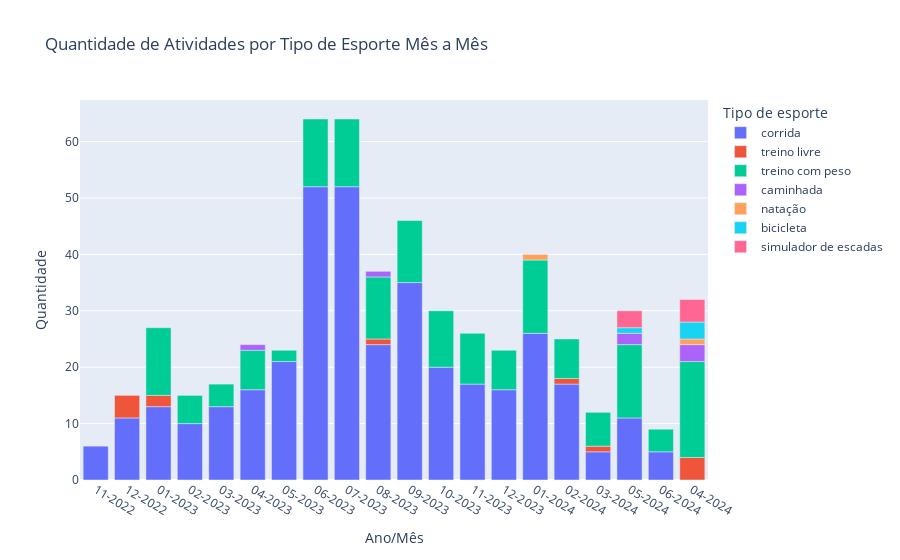

Here is the notebook cell this chart was saved with:
### Markdown cell above
Analisando o gráfico ‘Dias em Movimento Mês à Mês’, podemos observar que o número de dias em movimento varia consideravelmente de um mês para outro. A maioria dos meses está próxima da média de 19 dias, mas há variações significativas.

*   De novembro de 2022 a maio de 2023, os valores estão abaixo da média. Isso pode ser explicado pelo fato de que o indivíduo estava iniciando seus treinos e gradualmente estabelecendo uma rotina.
*   Em junho de 2023, houve uma estabilização, indicando que o hábito de atividade física estava se consolidando.
*   Em março de 2024, houve uma queda acentuada. Isso pode estar relacionado a uma lesão ou algum evento específico.
*   No entanto, em abril de 2024, o indivíduo retomou as atividades e superou a média, alcançando mais de 19 dias em movimento.

### Code cell
# 📅 Quantas atividades por tipo de esporte foram feitas mês a mês?
# Agrupar os dados por 'ano_mes' e 'sport_type'
atividades_por_tipo = df.groupby(['ano_mes', 'sport_type']).size().reset_index(name='Quantidade')
atividades_por_tipo.columns = ["Ano/Mês", "Tipo de esporte", "Quantidade"]

# Ordenar os dados
atividades_por_tipo['Ano/Mês'] = pd.to_datetime(atividades_por_tipo['Ano/Mês'], format='%m-%Y')
atividades_por_tipo.sort_values(by='Ano/Mês', inplace=True)
atividades_por_tipo['Ano/Mês'] = atividades_por_tipo['Ano/Mês'].dt.strftime('%m-%Y')

# Plotar o gráfico de barras
fig = px.bar(atividades_por_tipo, x='Ano/Mês', y='Quantidade', color='Tipo de esporte',
             title='Quantidade de Atividades por Tipo de Esporte Mês a Mês')

# Mostrar o gráfico
fig.show()
fig.write_image("meu_grafico04.png")

### Figure 1 — Plotly figure (JSON) as saved in the notebook; plotly's stock layout.template omitted (floating-point values rounded to 4 significant figures)
{"data": [{"alignmentgroup": "True", "hovertemplate": "Tipo de esporte=corrida<br>Ano/Mês=%{x}<br>Quantidade=%{y}<extra></extra>", "legendgroup": "corrida", "marker": {"color": "#636efa", "pattern": {"shape": ""}}, "name": "corrida", "offsetgroup": "corrida", "orientation": "v", "showlegend": true, "textposition": "auto", "type": "bar", "x": ["11-2022", "12-2022", "01-2023", "02-2023", "03-2023", "04-2023", "05-2023", "06-2023", "07-2023", "08-2023", "09-2023", "10-2023", "11-2023", "12-2023", "01-2024", "02-2024", "03-2024", "05-2024", "06-2024"], "xaxis": "x", "y": [6, 11, 13, 10, 13, 16, 21, 52, 52, 24, 35, 20, 17, 16, 26, 17, 5, 11, 5], "yaxis": "y"}, {"alignmentgroup": "True", "hovertemplate": "Tipo de esporte=treino livre<br>Ano/Mês=%{x}<br>Quantidade=%{y}<extra></extra>", "legendgroup": "treino livre", "marker": {"color": "#EF553B", "pattern": {"shape": ""}}, "name": "treino livre", "offsetgroup": "treino livre", "orientation": "v", "showlegend": true, "textposition": "auto", "type": "bar", "x": ["12-2022", "01-2023", "08-2023", "02-2024", "03-2024", "04-2024"], "xaxis": "x", "y": [4, 2, 1, 1, 1, 4], "yaxis": "y"}, {"alignmentgroup": "True", "hovertemplate": "Tipo de esporte=treino com peso<br>Ano/Mês=%{x}<br>Quantidade=%{y}<extra></extra>", "legendgroup": "treino com peso", "marker": {"color": "#00cc96", "pattern": {"shape": ""}}, "name": "treino com peso", "offsetgroup": "treino com peso", "orientation": "v", "showlegend": true, "textposition": "auto", "type": "bar", "x": ["01-2023", "02-2023", "03-2023", "04-2023", "05-2023", "06-2023", "07-2023", "08-2023", "09-2023", "10-2023", "11-2023", "12-2023", "01-2024", "02-2024", "03-2024", "04-2024", "05-2024", "06-2024"], "xaxis": "x", "y": [12, 5, 4, 7, 2, 12, 12, 11, 11, 10, 9, 7, 13, 7, 6, 17, 13, 4], "yaxis": "y"}, {"alignmentgroup": "True", "hovertemplate": "Tipo de esporte=caminhada<br>Ano/Mês=%{x}<br>Quantidade=%{y}<extra></extra>", "legendgroup": "caminhada", "marker": {"color": "#ab63fa", "pattern": {"shape": ""}}, "name": "caminhada", "offsetgroup": "caminhada", "orientation": "v", "showlegend": true, "textposition": "auto", "type": "bar", "x": ["04-2023", "08-2023", "04-2024", "05-2024"], "xaxis": "x", "y": [1, 1, 3, 2], "yaxis": "y"}, {"alignmentgroup": "True", "hovertemplate": "Tipo de esporte=natação<br>Ano/Mês=%{x}<br>Quantidade=%{y}<extra></extra>", "legendgroup": "natação", "marker": {"color": "#FFA15A", "pattern": {"shape": ""}}, "name": "natação", "offsetgroup": "natação", "orientation": "v", "showlegend": true, "textposition": "auto", "type": "bar", "x": ["01-2024", "04-2024"], "xaxis": "x", "y": [1, 1], "yaxis": "y"}, {"alignmentgroup": "True", "hovertemplate": "Tipo de esporte=bicicleta<br>Ano/Mês=%{x}<br>Quantidade=%{y}<extra></extra>", "legendgroup": "bicicleta", "marker": {"color": "#19d3f3", "pattern": {"shape": ""}}, "name": "bicicleta", "offsetgroup": "bicicleta", "orientation": "v", "showlegend": true, "textposition": "auto", "type": "bar", "x": ["04-2024", "05-2024"], "xaxis": "x", "y": [3, 1], "yaxis": "y"}, {"alignmentgroup": "True", "hovertemplate": "Tipo de esporte=simulador de escadas<br>Ano/Mês=%{x}<br>Quantidade=%{y}<extra></extra>", "legendgroup": "simulador de escadas", "marker": {"color": "#FF6692", "pattern": {"shape": ""}}, "name": "simulador de escadas", "offsetgroup": "simulador de escadas", "orientation": "v", "showlegend": true, "textposition": "auto", "type": "bar", "x": ["04-2024", "05-2024"], "xaxis": "x", "y": [4, 3], "yaxis": "y"}], "layout": {"barmode": "relative", "legend": {"title": {"text": "Tipo de esporte"}, "tracegroupgap": 0}, "title": {"text": "Quantidade de Atividades por Tipo de Esporte Mês a Mês"}, "xaxis": {"anchor": "y", "domain": [0, 1], "title": {"text": "Ano/Mês"}}, "yaxis": {"anchor": "x", "domain": [0, 1], "title": {"text": "Quantidade"}}}}
